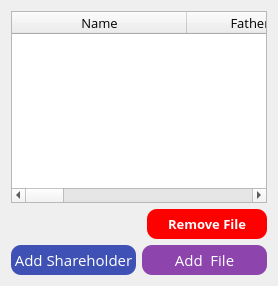
        <widget class="QWidget" name="shareholders">
         <attribute name="title">
          <string>ShareHolders</string>
         </attribute>
         <layout class="QGridLayout" name="gridLayout_8">
          <item row="0" column="0">
           <widget class="QTableWidget" name="ShareholderTable">
            <property name="font">
             <font>
              <family>Open Sans</family>
              <pointsize>10</pointsize>
             </font>
            </property>
            <property name="textElideMode">
             <enum>Qt::ElideNone</enum>
            </property>
            <attribute name="horizontalHeaderDefaultSectionSize">
             <number>175</number>
            </attribute>
            <attribute name="verticalHeaderDefaultSectionSize">
             <number>50</number>
            </attribute>
            <column>
             <property name="text">
              <string>Name</string>
             </property>
             <property name="font">
              <font>
               <family>Open Sans</family>
               <pointsize>10</pointsize>
               <stylestrategy>PreferAntialias</stylestrategy>
              </font>
             </property>
            </column>
            <column>
             <property name="text">
              <string>Father's Name</string>
             </property>
             <property name="font">
              <font>
               <family>Open Sans</family>
               <pointsize>10</pointsize>
               <stylestrategy>PreferAntialias</stylestrategy>
              </font>
             </property>
            </column>
            <column>
             <property name="text">
              <string>Address</string>
             </property>
             <property name="font">
              <font>
               <family>Open Sans</family>
               <pointsize>10</pointsize>
               <stylestrategy>PreferAntialias</stylestrategy>
              </font>
             </property>
            </column>
            <column>
             <property name="text">
              <string>Nationality</string>
             </property>
             <property name="font">
              <font>
               <family>Open Sans</family>
               <pointsize>10</pointsize>
               <weight>50</weight>
               <bold>false</bold>
               <stylestrategy>PreferAntialias</stylestrategy>
              </font>
             </property>
            </column>
            <column>
             <property name="text">
              <string>Shares</string>
             </property>
             <property name="font">
              <font>
               <family>Open Sans</family>
               <pointsize>10</pointsize>
               <stylestrategy>PreferAntialias</stylestrategy>
              </font>
             </property>
            </column>
            <column>
             <property name="text">
              <string>Type of Share</string>
             </property>
             <property name="font">
              <font>
               <family>Open Sans</family>
               <pointsize>10</pointsize>
               <stylestrategy>PreferAntialias</stylestrategy>
              </font>
             </property>
            </column>
           </widget>
          </item>
          <item row="2" column="0">
           <widget class="QWidget" name="widget_4" native="true">
            <property name="minimumSize">
             <size>
              <width>0</width>
              <height>30</height>
             </size>
            </property>
            <property name="maximumSize">
             <size>
              <width>16777215</width>
              <height>30</height>
             </size>
            </property>
            <layout class="QGridLayout" name="gridLayout_10">
             <property name="leftMargin">
              <number>0</number>
             </property>
             <property name="topMargin">
              <number>0</number>
             </property>
             <property name="rightMargin">
              <number>0</number>
             </property>
             <property name="bottomMargin">
              <number>0</number>
             </property>
             <item row="0" column="0">
              <widget class="QPushButton" name="addShareholder">
               <property name="sizePolicy">
                <sizepolicy hsizetype="Expanding" vsizetype="Expanding">
                 <horstretch>0</horstretch>
                 <verstretch>0</verstretch>
                </sizepolicy>
               </property>
               <property name="font">
                <font>
                 <family>Open Sans</family>
                 <pointsize>11</pointsize>
                 <stylestrategy>PreferAntialias</stylestrategy>
                </font>
               </property>
               <property name="cursor">
                <cursorShape>PointingHandCursor</cursorShape>
               </property>
               <property name="styleSheet">
                <string notr="true">background-color:rgb(63,81,181);
color: rgb(255, 255, 255);
border-radius:10;</string>
               </property>
               <property name="text">
                <string>Add Shareholder</string>
               </property>
              </widget>
             </item>
             <item row="0" column="1">
              <widget class="QPushButton" name="addFile">
               <property name="sizePolicy">
                <sizepolicy hsizetype="Expanding" vsizetype="Expanding">
                 <horstretch>0</horstretch>
                 <verstretch>0</verstretch>
                </sizepolicy>
               </property>
               <property name="font">
                <font>
                 <family>Open Sans</family>
                 <pointsize>11</pointsize>
                 <stylestrategy>PreferAntialias</stylestrategy>
                </font>
               </property>
               <property name="styleSheet">
                <string notr="true">background-color:rgb(142, 68, 173);
color: rgb(255, 255, 255);
border-radius:10;</string>
               </property>
               <property name="text">
                <string>Add  File</string>
               </property>
              </widget>
             </item>
            </layout>
           </widget>
          </item>
          <item row="1" column="0">
           <widget class="QWidget" name="addFileWidget" native="true">
            <property name="minimumSize">
             <size>
              <width>0</width>
              <height>30</height>
             </size>
            </property>
            <property name="maximumSize">
             <size>
              <width>16777215</width>
              <height>30</height>
             </size>
            </property>
            <property name="font">
             <font>
              <family>Open Sans</family>
              <pointsize>10</pointsize>
              <weight>75</weight>
              <bold>true</bold>
              <stylestrategy>PreferAntialias</stylestrategy>
             </font>
            </property>
            <layout class="QHBoxLayout" name="horizontalLayout_3">
             <property name="leftMargin">
              <number>0</number>
             </property>
             <property name="topMargin">
              <number>0</number>
             </property>
             <property name="rightMargin">
              <number>0</number>
             </property>
             <property name="bottomMargin">
              <number>0</number>
             </property>
             <item>
              <widget class="QLabel" name="information">
               <property name="font">
                <font>
                 <family>Open Sans</family>
                 <pointsize>11</pointsize>
                 <weight>75</weight>
                 <bold>true</bold>
                 <stylestrategy>PreferAntialias</stylestrategy>
                </font>
               </property>
               <property name="text">
                <string/>
               </property>
               <property name="alignment">
                <set>Qt::AlignCenter</set>
               </property>
               <property name="openExternalLinks">
                <bool>false</bool>
               </property>
              </widget>
             </item>
             <item>
              <widget class="QPushButton" name="removeFile">
               <property name="sizePolicy">
                <sizepolicy hsizetype="Minimum" vsizetype="Expanding">
                 <horstretch>0</horstretch>
                 <verstretch>0</verstretch>
                </sizepolicy>
               </property>
               <property name="maximumSize">
                <size>
                 <width>120</width>
                 <height>16777215</height>
                </size>
               </property>
               <property name="font">
                <font>
                 <family>Open Sans</family>
                 <pointsize>10</pointsize>
                 <weight>75</weight>
                 <bold>true</bold>
                 <stylestrategy>PreferAntialias</stylestrategy>
                </font>
               </property>
               <property name="styleSheet">
                <string notr="true">background-color:rgb(255, 0, 0);
color: rgb(255, 255, 255);
border-radius:10;</string>
               </property>
               <property name="text">
                <string>Remove File</string>
               </property>
              </widget>
             </item>
            </layout>
           </widget>
          </item>
         </layout>
        </widget>
